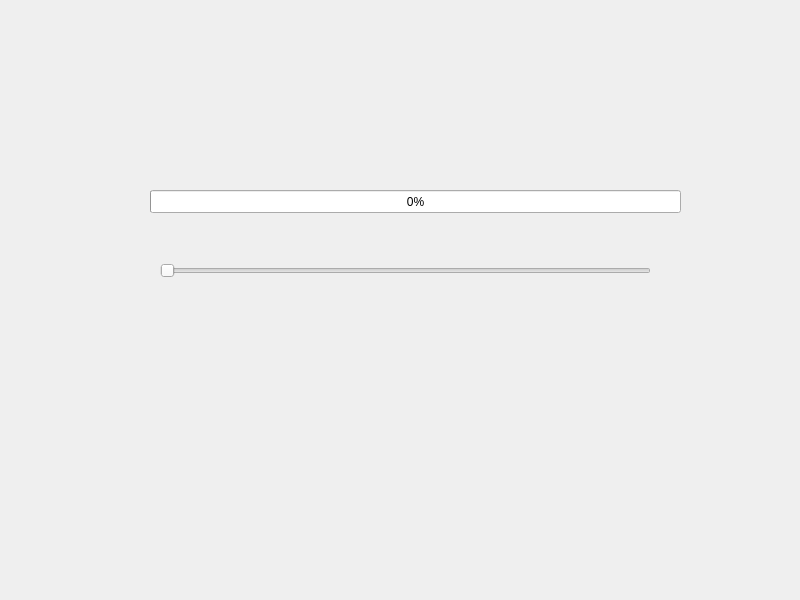
<?xml version="1.0" encoding="UTF-8"?>
<ui version="4.0">
 <class>Widget</class>
 <widget class="QWidget" name="Widget">
  <property name="geometry">
   <rect>
    <x>0</x>
    <y>0</y>
    <width>800</width>
    <height>600</height>
   </rect>
  </property>
  <property name="windowTitle">
   <string>Widget</string>
  </property>
  <widget class="QSlider" name="horizontalSlider">
   <property name="geometry">
    <rect>
     <x>160</x>
     <y>260</y>
     <width>491</width>
     <height>22</height>
    </rect>
   </property>
   <property name="minimum">
    <number>1</number>
   </property>
   <property name="maximum">
    <number>100</number>
   </property>
   <property name="orientation">
    <enum>Qt::Horizontal</enum>
   </property>
  </widget>
  <widget class="QProgressBar" name="progressBar">
   <property name="geometry">
    <rect>
     <x>150</x>
     <y>190</y>
     <width>531</width>
     <height>23</height>
    </rect>
   </property>
   <property name="minimum">
    <number>1</number>
   </property>
   <property name="value">
    <number>1</number>
   </property>
  </widget>
 </widget>
 <resources/>
 <connections/>
</ui>
